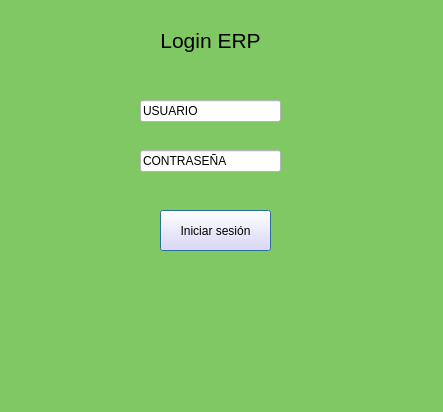
<?xml version="1.0" encoding="UTF-8"?>
<ui version="4.0">
 <class>MainWindow</class>
 <widget class="QMainWindow" name="MainWindow">
  <property name="geometry">
   <rect>
    <x>0</x>
    <y>0</y>
    <width>443</width>
    <height>412</height>
   </rect>
  </property>
  <property name="sizePolicy">
   <sizepolicy hsizetype="Fixed" vsizetype="Fixed">
    <horstretch>0</horstretch>
    <verstretch>0</verstretch>
   </sizepolicy>
  </property>
  <property name="cursor">
   <cursorShape>PointingHandCursor</cursorShape>
  </property>
  <property name="windowTitle">
   <string>Inicio de sesión</string>
  </property>
  <property name="styleSheet">
   <string notr="true">
background-color: rgb(127, 200, 100);</string>
  </property>
  <widget class="QWidget" name="centralwidget">
   <widget class="QLabel" name="label">
    <property name="geometry">
     <rect>
      <x>150</x>
      <y>20</y>
      <width>121</width>
      <height>41</height>
     </rect>
    </property>
    <property name="sizePolicy">
     <sizepolicy hsizetype="Fixed" vsizetype="Fixed">
      <horstretch>0</horstretch>
      <verstretch>0</verstretch>
     </sizepolicy>
    </property>
    <property name="font">
     <font>
      <family>Segoe UI</family>
      <pointsize>16</pointsize>
      <italic>false</italic>
      <bold>false</bold>
     </font>
    </property>
    <property name="cursor">
     <cursorShape>OpenHandCursor</cursorShape>
    </property>
    <property name="autoFillBackground">
     <bool>false</bool>
    </property>
    <property name="styleSheet">
     <string notr="true">color: rgb(0, 0, 0);
font: 16pt &quot;Segoe UI&quot;;

</string>
    </property>
    <property name="text">
     <string>Login ERP</string>
    </property>
    <property name="alignment">
     <set>Qt::AlignmentFlag::AlignCenter</set>
    </property>
    <property name="margin">
     <number>-1</number>
    </property>
   </widget>
   <widget class="QLineEdit" name="password">
    <property name="geometry">
     <rect>
      <x>140</x>
      <y>150</y>
      <width>141</width>
      <height>22</height>
     </rect>
    </property>
    <property name="sizePolicy">
     <sizepolicy hsizetype="Fixed" vsizetype="Fixed">
      <horstretch>0</horstretch>
      <verstretch>0</verstretch>
     </sizepolicy>
    </property>
    <property name="cursor">
     <cursorShape>UpArrowCursor</cursorShape>
    </property>
    <property name="styleSheet">
     <string notr="true">background-color: rgb(255, 255, 255);
color: rgb(0, 0, 0);
align: center;</string>
    </property>
    <property name="text">
     <string>CONTRASEÑA</string>
    </property>
   </widget>
   <widget class="QPushButton" name="Iniciar">
    <property name="geometry">
     <rect>
      <x>160</x>
      <y>210</y>
      <width>111</width>
      <height>41</height>
     </rect>
    </property>
    <property name="sizePolicy">
     <sizepolicy hsizetype="Fixed" vsizetype="Fixed">
      <horstretch>0</horstretch>
      <verstretch>0</verstretch>
     </sizepolicy>
    </property>
    <property name="cursor">
     <cursorShape>WhatsThisCursor</cursorShape>
    </property>
    <property name="styleSheet">
     <string notr="true">background-color: rgb(233, 215, 255);
color: rgb(0, 0, 0);</string>
    </property>
    <property name="text">
     <string>Iniciar sesión</string>
    </property>
    <property name="checkable">
     <bool>false</bool>
    </property>
    <property name="autoDefault">
     <bool>false</bool>
    </property>
    <property name="default">
     <bool>true</bool>
    </property>
    <property name="flat">
     <bool>false</bool>
    </property>
   </widget>
   <widget class="QLineEdit" name="Usuario">
    <property name="geometry">
     <rect>
      <x>140</x>
      <y>100</y>
      <width>141</width>
      <height>22</height>
     </rect>
    </property>
    <property name="sizePolicy">
     <sizepolicy hsizetype="Fixed" vsizetype="Fixed">
      <horstretch>0</horstretch>
      <verstretch>0</verstretch>
     </sizepolicy>
    </property>
    <property name="sizeIncrement">
     <size>
      <width>2</width>
      <height>2</height>
     </size>
    </property>
    <property name="baseSize">
     <size>
      <width>2</width>
      <height>2</height>
     </size>
    </property>
    <property name="cursor">
     <cursorShape>UpArrowCursor</cursorShape>
    </property>
    <property name="styleSheet">
     <string notr="true">background-color: rgb(255, 255, 255);
color: rgb(0, 0, 0);
align: center;</string>
    </property>
    <property name="text">
     <string>USUARIO</string>
    </property>
    <property name="dragEnabled">
     <bool>false</bool>
    </property>
    <property name="placeholderText">
     <string/>
    </property>
   </widget>
  </widget>
  <widget class="QMenuBar" name="menubar">
   <property name="geometry">
    <rect>
     <x>0</x>
     <y>0</y>
     <width>443</width>
     <height>33</height>
    </rect>
   </property>
  </widget>
  <widget class="QStatusBar" name="statusbar"/>
 </widget>
 <resources/>
 <connections/>
</ui>
